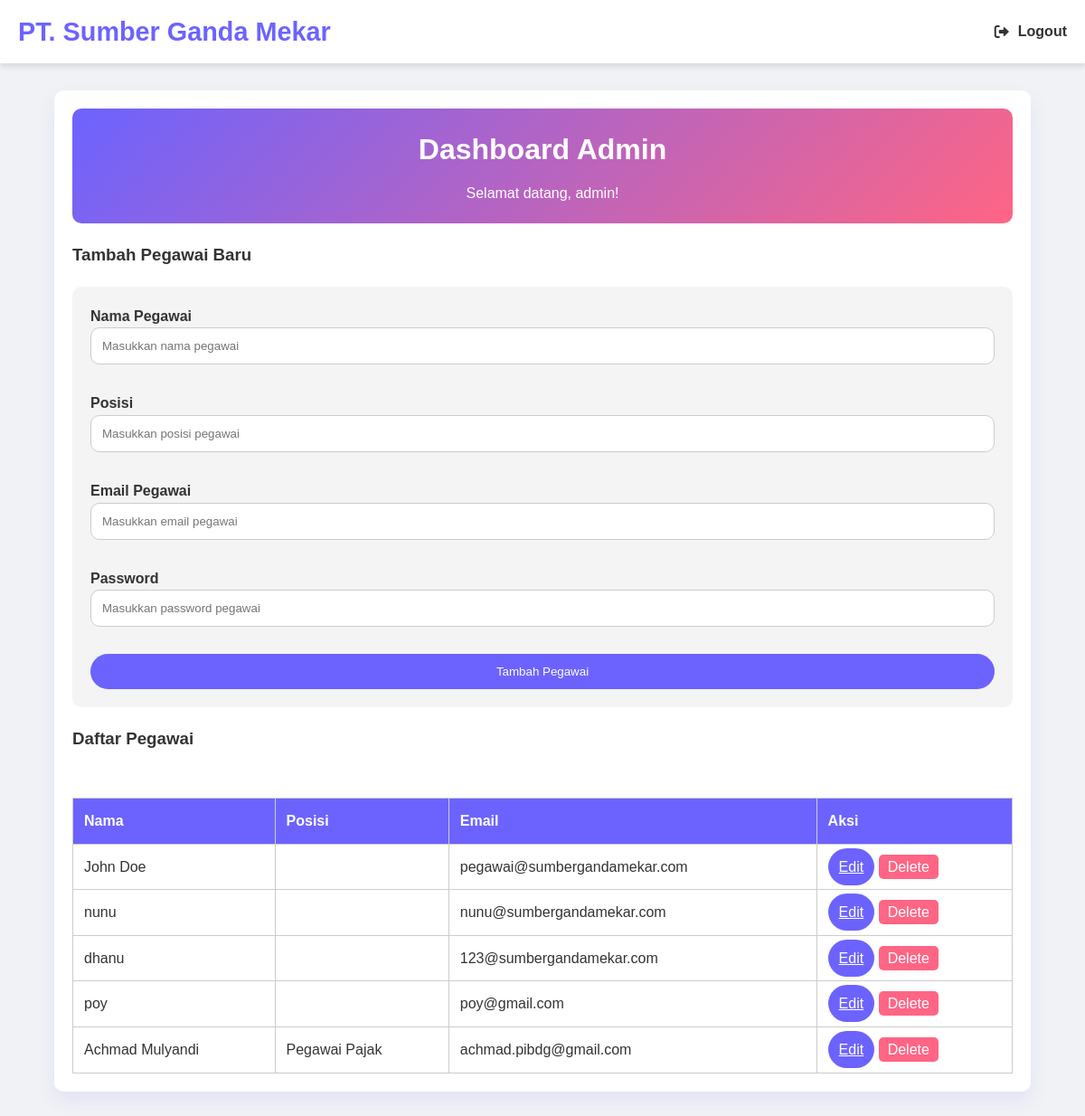
The page /admin.php (signed in) on the database its author committed.
### tables this page shows
CREATE TABLE `pegawai` (
  `id` int(11) NOT NULL,
  `nama` varchar(100) NOT NULL,
  `posisi` varchar(100) NOT NULL,
  `email` varchar(100) NOT NULL,
  `password` varchar(255) NOT NULL,
  `spreadsheet_link_1` varchar(255) DEFAULT NULL,
  `spreadsheet_link_2` varchar(255) DEFAULT NULL,
  `spreadsheet_link_3` varchar(255) DEFAULT NULL,
  `spreadsheet_link_4` varchar(255) DEFAULT NULL,
  `spreadsheet_link_5` varchar(255) DEFAULT NULL,
  `spreadsheet_link_name_1` varchar(255) DEFAULT NULL,
  `spreadsheet_link_name_2` varchar(255) DEFAULT NULL,
  `spreadsheet_link_name_3` varchar(255) DEFAULT NULL,
  `spreadsheet_link_name_4` varchar(255) DEFAULT NULL,
  `spreadsheet_link_name_5` varchar(255) DEFAULT NULL
);

### admin.php (the view, shortened to what this page needs)
<?php
include 'db.php';
$admin_id = $_SESSION['admin_id'];
try {
    $stmt = $pdo->prepare("SELECT * FROM admin WHERE id = ?");
    $stmt->execute([$admin_id]);
    $admin = $stmt->fetch();
    $stmt = $pdo->prepare("SELECT * FROM pegawai");
    $stmt->execute();
    $pegawais = $stmt->fetchAll();
} catch (PDOException $e) {
    echo 'Error: ' . $e->getMessage();
    exit();
}
?>
<!DOCTYPE html>
<html lang="id">
<head>
    <link rel="stylesheet" href="https://cdnjs.cloudflare.com/ajax/libs/font-awesome/6.0.0-beta3/css/all.min.css">
</head>
<body>
<header>
    <nav class="navbar">
        <div class="logo">
            <h1>PT. Sumber Ganda Mekar</h1>
        </div>
        <ul class="nav-links">
            <li><a href="logout.php"><i class="fas fa-sign-out-alt"></i> Logout</a></li>
        </ul>
    </nav>
</header>
<div class="container">
    <div class="box">
        <div class="header-section">
            <h2>Dashboard Admin</h2>
            <p>Selamat datang, <?php echo htmlspecialchars($admin['username']); ?>!</p>
        </div>
        <h3>Tambah Pegawai Baru</h3>
        <form class="add-pegawai-form" action="admin.php" method="POST">
            <div class="form-group">
                <label for="nama">Nama Pegawai</label>
                <input type="text" id="nama" name="nama" required placeholder="Masukkan nama pegawai">
            </div>
            <div class="form-group">
                <label for="posisi">Posisi</label>
                <input type="text" id="posisi" name="posisi" required placeholder="Masukkan posisi pegawai">
            </div>
            <div class="form-group">
                <label for="email">Email Pegawai</label>
                <input type="email" id="email" name="email" required placeholder="Masukkan email pegawai">
            </div>
            <div class="form-group">
                <label for="password">Password</label>
                <input type="password" id="password" name="password" required placeholder="Masukkan password pegawai">
            </div>
            <button type="submit" name="add_pegawai" class="submit-button">Tambah Pegawai</button>
        </form>
        <h3>Daftar Pegawai</h3>
        <table>
            <thead>
                <tr>
                    <th>Nama</th>
                    <th>Posisi</th>
                    <th>Email</th>
                    <th>Aksi</th>
                </tr>
            </thead>
            <tbody>
                <?php foreach ($pegawais as $pegawai): ?>
                    <tr>
                        <td><?php echo htmlspecialchars($pegawai['nama']); ?></td>
                        <td><?php echo htmlspecialchars($pegawai['posisi']); ?></td>
                        <td><?php echo htmlspecialchars($pegawai['email']); ?></td>
                        <td>
                            <a href="edit-pegawai.php?id=<?php echo $pegawai['id']; ?>" class="submit-button">Edit</a>
                            <a href="?delete_id=<?php echo $pegawai['id']; ?>" class="delete-btn" onclick="return confirm('Yakin ingin menghapus pegawai ini?')">Delete</a>
                        </td>
                    </tr>
                <?php endforeach; ?>
            </tbody>
        </table>
    </div>
</div>
</body>
</html>

### admin.php (style rules this page uses)
:root { --primary-color: #6C63FF; --secondary-color: #FF6584; --background-color: #f0f2f5; --text-color: #333; --light-bg: #ffffff; --dark-bg: #1a1a1a; }
* { margin: 0; padding: 0; box-sizing: border-box; }
body { font-family: 'Poppins', sans-serif; color: var(--text-color); background-color: var(--background-color); line-height: 1.6; padding-top: 70px; }
header { background: var(--light-bg); box-shadow: 0 4px 6px rgba(0, 0, 0, 0.1); position: fixed; top: 0; left: 0; width: 100%; z-index: 1000; transition: background 0.3s ease; }
nav { display: flex; justify-content: space-between; align-items: center; height: 70px; padding: 0 20px; }
.logo h1 { font-size: 1.8rem; color: var(--primary-color); }
.container { width: 90%; max-width: 1200px; margin: 30px auto; padding: 20px; background: var(--light-bg); border-radius: 10px; box-shadow: 0 10px 20px rgba(108, 99, 255, 0.1); }
.box { display: flex; flex-direction: column; gap: 20px; }
.header-section { text-align: center; padding: 20px; background: linear-gradient(135deg, var(--primary-color), var(--secondary-color)); color: white; border-radius: 10px; }
.header-section h2 { margin-bottom: 10px; font-size: 2rem; }
.navbar { display: flex; justify-content: space-between; align-items: center; height: 70px; padding: 0 20px; }
.logo h1 { font-size: 1.8rem; color: var(--primary-color); transition: color var(--transition-speed); }
.nav-links { list-style: none; display: flex; gap: 20px; }
.nav-links li a { text-decoration: none; color: var(--text-color); font-weight: 600; transition: color var(--transition-speed); display: flex; align-items: center; gap: 10px; }
.add-pegawai-form { background: #f4f4f4; padding: 20px; border-radius: 10px; display: flex; flex-direction: column; gap: 15px; }
.form-group { margin-bottom: 15px; }
.form-group label { font-weight: 600; }
.form-group input { width: 100%; padding: 12px; border-radius: 10px; border: 1px solid #ccc; }
.submit-button { padding: 12px; background-color: var(--primary-color); color: white; border-radius: 50px; border: none; cursor: pointer; transition: background 0.3s ease; }
table { width: 100%; border-collapse: collapse; margin-top: 30px; }
table, th, td { border: 1px solid #ccc; }
th, td { padding: 12px; text-align: left; }
th { background-color: var(--primary-color); color: white; }
.delete-btn { background-color: var(--secondary-color); color: white; padding: 5px 10px; border-radius: 5px; text-decoration: none; cursor: pointer; }

### rows shown on the page
pegawai: nama "John Doe", email "pegawai@sumbergandamekar.com"
pegawai: nama "nunu", email "nunu@sumbergandamekar.com"
pegawai: nama "dhanu", email "123@sumbergandamekar.com"
pegawai: nama "poy", email "poy@gmail.com"
pegawai: nama "Achmad Mulyandi", posisi "Pegawai Pajak", email "achmad.pibdg@gmail.com"

### other values the page prints
$admin['username'] "admin"
